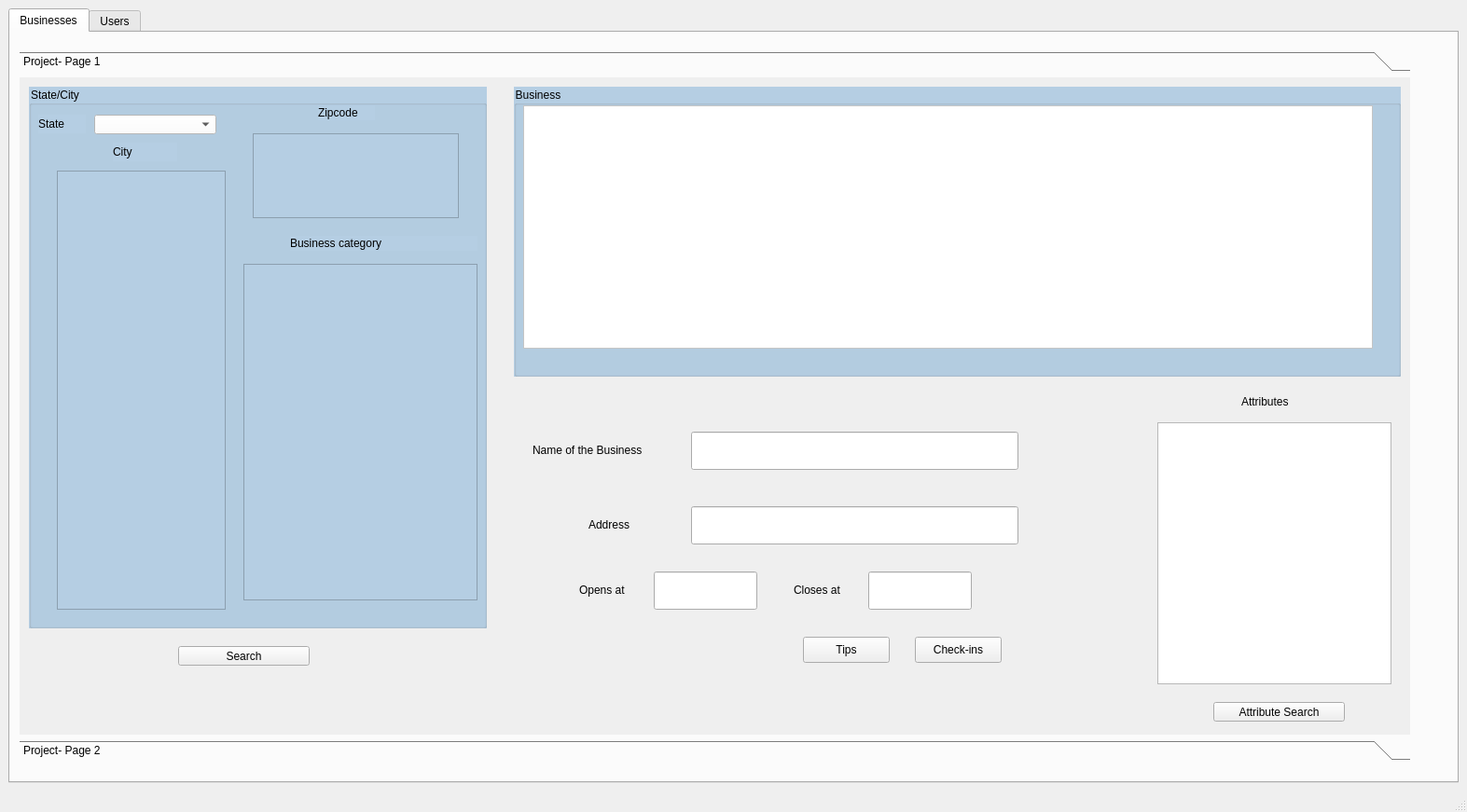
<?xml version="1.0" encoding="UTF-8"?>
<ui version="4.0">
 <class>MainWindow</class>
 <widget class="QMainWindow" name="MainWindow">
  <property name="geometry">
   <rect>
    <x>0</x>
    <y>0</y>
    <width>1573</width>
    <height>871</height>
   </rect>
  </property>
  <property name="windowTitle">
   <string>Team RM Yelp App</string>
  </property>
  <widget class="QWidget" name="centralwidget">
   <layout class="QGridLayout" name="gridLayout">
    <item row="0" column="0">
     <widget class="QTabWidget" name="tabWidget">
      <property name="currentIndex">
       <number>0</number>
      </property>
      <widget class="QWidget" name="businessTab">
       <attribute name="title">
        <string>Businesses</string>
       </attribute>
       <widget class="QToolBox" name="Project">
        <property name="geometry">
         <rect>
          <x>10</x>
          <y>20</y>
          <width>1491</width>
          <height>761</height>
         </rect>
        </property>
        <property name="currentIndex">
         <number>0</number>
        </property>
        <widget class="QWidget" name="page">
         <property name="geometry">
          <rect>
           <x>0</x>
           <y>0</y>
           <width>1491</width>
           <height>699</height>
          </rect>
         </property>
         <attribute name="label">
          <string>Project- Page 1</string>
         </attribute>
         <widget class="QGroupBox" name="groupBox">
          <property name="geometry">
           <rect>
            <x>10</x>
            <y>10</y>
            <width>491</width>
            <height>581</height>
           </rect>
          </property>
          <property name="styleSheet">
           <string notr="true">background-color: rgb(181, 206, 227);</string>
          </property>
          <property name="title">
           <string>State/City</string>
          </property>
          <widget class="QComboBox" name="stateList">
           <property name="geometry">
            <rect>
             <x>70</x>
             <y>30</y>
             <width>131</width>
             <height>21</height>
            </rect>
           </property>
           <property name="styleSheet">
            <string notr="true">background-color: rgb(255, 255, 255);</string>
           </property>
          </widget>
          <widget class="QListWidget" name="cityList">
           <property name="geometry">
            <rect>
             <x>30</x>
             <y>90</y>
             <width>181</width>
             <height>471</height>
            </rect>
           </property>
           <property name="selectionMode">
            <enum>QAbstractItemView::ExtendedSelection</enum>
           </property>
          </widget>
          <widget class="QListWidget" name="zipList">
           <property name="geometry">
            <rect>
             <x>240</x>
             <y>50</y>
             <width>221</width>
             <height>91</height>
            </rect>
           </property>
          </widget>
          <widget class="QListWidget" name="catList">
           <property name="enabled">
            <bool>true</bool>
           </property>
           <property name="geometry">
            <rect>
             <x>230</x>
             <y>190</y>
             <width>251</width>
             <height>361</height>
            </rect>
           </property>
           <property name="acceptDrops">
            <bool>true</bool>
           </property>
           <property name="selectionMode">
            <enum>QAbstractItemView::MultiSelection</enum>
           </property>
           <property name="selectionBehavior">
            <enum>QAbstractItemView::SelectItems</enum>
           </property>
           <property name="selectionRectVisible">
            <bool>false</bool>
           </property>
          </widget>
          <widget class="QLabel" name="label_4">
           <property name="geometry">
            <rect>
             <x>280</x>
             <y>160</y>
             <width>201</width>
             <height>16</height>
            </rect>
           </property>
           <property name="text">
            <string>Business category </string>
           </property>
          </widget>
          <widget class="QLabel" name="label_3">
           <property name="geometry">
            <rect>
             <x>310</x>
             <y>20</y>
             <width>61</width>
             <height>16</height>
            </rect>
           </property>
           <property name="text">
            <string>Zipcode</string>
           </property>
          </widget>
          <widget class="QLabel" name="label_5">
           <property name="geometry">
            <rect>
             <x>90</x>
             <y>60</y>
             <width>69</width>
             <height>20</height>
            </rect>
           </property>
           <property name="text">
            <string>City</string>
           </property>
          </widget>
          <widget class="QLabel" name="label_6">
           <property name="geometry">
            <rect>
             <x>10</x>
             <y>30</y>
             <width>51</width>
             <height>20</height>
            </rect>
           </property>
           <property name="text">
            <string>State</string>
           </property>
          </widget>
         </widget>
         <widget class="QGroupBox" name="groupBox_2">
          <property name="geometry">
           <rect>
            <x>530</x>
            <y>10</y>
            <width>951</width>
            <height>311</height>
           </rect>
          </property>
          <property name="styleSheet">
           <string notr="true">background-color: rgb(181, 206, 227);</string>
          </property>
          <property name="title">
           <string>Business</string>
          </property>
          <widget class="QTableWidget" name="businessTable">
           <property name="geometry">
            <rect>
             <x>10</x>
             <y>20</y>
             <width>911</width>
             <height>261</height>
            </rect>
           </property>
           <property name="styleSheet">
            <string notr="true">background-color: rgb(255, 255, 255);</string>
           </property>
           <attribute name="horizontalHeaderVisible">
            <bool>true</bool>
           </attribute>
           <attribute name="horizontalHeaderStretchLastSection">
            <bool>true</bool>
           </attribute>
           <attribute name="verticalHeaderVisible">
            <bool>false</bool>
           </attribute>
          </widget>
         </widget>
         <widget class="QLineEdit" name="bname">
          <property name="geometry">
           <rect>
            <x>720</x>
            <y>380</y>
            <width>351</width>
            <height>41</height>
           </rect>
          </property>
          <property name="readOnly">
           <bool>true</bool>
          </property>
         </widget>
         <widget class="QLineEdit" name="otimings">
          <property name="geometry">
           <rect>
            <x>680</x>
            <y>530</y>
            <width>111</width>
            <height>41</height>
           </rect>
          </property>
          <property name="text">
           <string/>
          </property>
         </widget>
         <widget class="QLabel" name="label_8">
          <property name="geometry">
           <rect>
            <x>830</x>
            <y>540</y>
            <width>161</width>
            <height>20</height>
           </rect>
          </property>
          <property name="text">
           <string>Closes at</string>
          </property>
         </widget>
         <widget class="QLineEdit" name="ctimings">
          <property name="geometry">
           <rect>
            <x>910</x>
            <y>530</y>
            <width>111</width>
            <height>41</height>
           </rect>
          </property>
          <property name="text">
           <string/>
          </property>
         </widget>
         <widget class="QLabel" name="label_7">
          <property name="geometry">
           <rect>
            <x>600</x>
            <y>540</y>
            <width>161</width>
            <height>20</height>
           </rect>
          </property>
          <property name="text">
           <string>Opens at</string>
          </property>
         </widget>
         <widget class="QLabel" name="label">
          <property name="geometry">
           <rect>
            <x>550</x>
            <y>390</y>
            <width>161</width>
            <height>20</height>
           </rect>
          </property>
          <property name="text">
           <string>Name of the Business</string>
          </property>
         </widget>
         <widget class="QLabel" name="label_2">
          <property name="geometry">
           <rect>
            <x>610</x>
            <y>470</y>
            <width>161</width>
            <height>20</height>
           </rect>
          </property>
          <property name="text">
           <string>Address</string>
          </property>
         </widget>
         <widget class="QLineEdit" name="location">
          <property name="geometry">
           <rect>
            <x>720</x>
            <y>460</y>
            <width>351</width>
            <height>41</height>
           </rect>
          </property>
         </widget>
         <widget class="QLabel" name="label_9">
          <property name="geometry">
           <rect>
            <x>1310</x>
            <y>340</y>
            <width>201</width>
            <height>16</height>
           </rect>
          </property>
          <property name="text">
           <string>Attributes</string>
          </property>
         </widget>
         <widget class="QPushButton" name="attsearchButton">
          <property name="geometry">
           <rect>
            <x>1280</x>
            <y>670</y>
            <width>141</width>
            <height>21</height>
           </rect>
          </property>
          <property name="text">
           <string>Attribute Search</string>
          </property>
         </widget>
         <widget class="QListWidget" name="attList">
          <property name="enabled">
           <bool>true</bool>
          </property>
          <property name="geometry">
           <rect>
            <x>1220</x>
            <y>370</y>
            <width>251</width>
            <height>281</height>
           </rect>
          </property>
          <property name="acceptDrops">
           <bool>true</bool>
          </property>
          <property name="selectionMode">
           <enum>QAbstractItemView::MultiSelection</enum>
          </property>
          <property name="selectionBehavior">
           <enum>QAbstractItemView::SelectItems</enum>
          </property>
         </widget>
         <widget class="QPushButton" name="searchButton">
          <property name="geometry">
           <rect>
            <x>170</x>
            <y>610</y>
            <width>141</width>
            <height>21</height>
           </rect>
          </property>
          <property name="text">
           <string>Search</string>
          </property>
         </widget>
         <widget class="QPushButton" name="tButton">
          <property name="geometry">
           <rect>
            <x>840</x>
            <y>600</y>
            <width>93</width>
            <height>28</height>
           </rect>
          </property>
          <property name="text">
           <string>Tips</string>
          </property>
         </widget>
         <widget class="QPushButton" name="checkButton">
          <property name="geometry">
           <rect>
            <x>960</x>
            <y>600</y>
            <width>93</width>
            <height>28</height>
           </rect>
          </property>
          <property name="text">
           <string>Check-ins</string>
          </property>
         </widget>
        </widget>
        <widget class="QWidget" name="page">
         <property name="geometry">
          <rect>
           <x>0</x>
           <y>0</y>
           <width>98</width>
           <height>28</height>
          </rect>
         </property>
         <attribute name="label">
          <string>Project- Page 2</string>
         </attribute>
         <widget class="QGroupBox" name="groupBox_3">
          <property name="geometry">
           <rect>
            <x>50</x>
            <y>0</y>
            <width>1291</width>
            <height>711</height>
           </rect>
          </property>
          <property name="autoFillBackground">
           <bool>true</bool>
          </property>
          <property name="title">
           <string>Tips</string>
          </property>
          <widget class="QTableWidget" name="tipTable">
           <property name="geometry">
            <rect>
             <x>60</x>
             <y>40</y>
             <width>1131</width>
             <height>621</height>
            </rect>
           </property>
           <attribute name="horizontalHeaderStretchLastSection">
            <bool>true</bool>
           </attribute>
           <attribute name="verticalHeaderVisible">
            <bool>false</bool>
           </attribute>
          </widget>
         </widget>
        </widget>
       </widget>
      </widget>
      <widget class="QWidget" name="usersTab">
       <attribute name="title">
        <string>Users</string>
       </attribute>
       <widget class="QGroupBox" name="loginGroup">
        <property name="geometry">
         <rect>
          <x>10</x>
          <y>10</y>
          <width>191</width>
          <height>311</height>
         </rect>
        </property>
        <property name="styleSheet">
         <string notr="true">background-color: rgb(224, 234, 255);
font: 10pt &quot;MS Shell Dlg 2&quot;;</string>
        </property>
        <property name="title">
         <string>Login</string>
        </property>
        <widget class="QListWidget" name="loginUserIDs">
         <property name="geometry">
          <rect>
           <x>10</x>
           <y>60</y>
           <width>171</width>
           <height>251</height>
          </rect>
         </property>
         <property name="styleSheet">
          <string notr="true">background-color: rgb(255, 255, 255);</string>
         </property>
        </widget>
        <widget class="QTextEdit" name="loginUserName">
         <property name="geometry">
          <rect>
           <x>10</x>
           <y>20</y>
           <width>171</width>
           <height>31</height>
          </rect>
         </property>
         <property name="styleSheet">
          <string notr="true">background-color: rgb(255, 255, 255);</string>
         </property>
        </widget>
       </widget>
       <widget class="QGroupBox" name="infoGroup">
        <property name="geometry">
         <rect>
          <x>200</x>
          <y>10</y>
          <width>371</width>
          <height>311</height>
         </rect>
        </property>
        <property name="styleSheet">
         <string notr="true">background-color: rgb(224, 234, 255);
font: 10pt &quot;MS Shell Dlg 2&quot;;</string>
        </property>
        <property name="title">
         <string>Information</string>
        </property>
        <widget class="QListWidget" name="infoFunny">
         <property name="geometry">
          <rect>
           <x>60</x>
           <y>140</y>
           <width>91</width>
           <height>20</height>
          </rect>
         </property>
         <property name="styleSheet">
          <string notr="true">background-color: rgb(255, 255, 255);</string>
         </property>
        </widget>
        <widget class="QListWidget" name="infoCool">
         <property name="geometry">
          <rect>
           <x>160</x>
           <y>140</y>
           <width>91</width>
           <height>20</height>
          </rect>
         </property>
         <property name="styleSheet">
          <string notr="true">background-color: rgb(255, 255, 255);</string>
         </property>
        </widget>
        <widget class="QListWidget" name="infoUseful">
         <property name="geometry">
          <rect>
           <x>270</x>
           <y>140</y>
           <width>91</width>
           <height>20</height>
          </rect>
         </property>
         <property name="styleSheet">
          <string notr="true">background-color: rgb(255, 255, 255);</string>
         </property>
        </widget>
        <widget class="QLabel" name="label_15">
         <property name="geometry">
          <rect>
           <x>70</x>
           <y>120</y>
           <width>47</width>
           <height>16</height>
          </rect>
         </property>
         <property name="text">
          <string>Funny</string>
         </property>
        </widget>
        <widget class="QLabel" name="label_16">
         <property name="geometry">
          <rect>
           <x>170</x>
           <y>120</y>
           <width>47</width>
           <height>16</height>
          </rect>
         </property>
         <property name="text">
          <string>Cool</string>
         </property>
        </widget>
        <widget class="QLabel" name="label_17">
         <property name="geometry">
          <rect>
           <x>270</x>
           <y>120</y>
           <width>47</width>
           <height>16</height>
          </rect>
         </property>
         <property name="text">
          <string>Useful</string>
         </property>
        </widget>
        <widget class="QLabel" name="label_18">
         <property name="geometry">
          <rect>
           <x>10</x>
           <y>120</y>
           <width>47</width>
           <height>20</height>
          </rect>
         </property>
         <property name="text">
          <string>Votes:</string>
         </property>
        </widget>
        <widget class="QLabel" name="label_19">
         <property name="geometry">
          <rect>
           <x>10</x>
           <y>30</y>
           <width>51</width>
           <height>21</height>
          </rect>
         </property>
         <property name="text">
          <string>Name</string>
         </property>
        </widget>
        <widget class="QLabel" name="label_20">
         <property name="geometry">
          <rect>
           <x>10</x>
           <y>60</y>
           <width>41</width>
           <height>21</height>
          </rect>
         </property>
         <property name="text">
          <string>Stars</string>
         </property>
        </widget>
        <widget class="QLabel" name="label_21">
         <property name="geometry">
          <rect>
           <x>10</x>
           <y>90</y>
           <width>81</width>
           <height>21</height>
          </rect>
         </property>
         <property name="text">
          <string>Yelping Since</string>
         </property>
        </widget>
        <widget class="QListWidget" name="infoName">
         <property name="geometry">
          <rect>
           <x>70</x>
           <y>30</y>
           <width>291</width>
           <height>21</height>
          </rect>
         </property>
         <property name="styleSheet">
          <string notr="true">background-color: rgb(255, 255, 255);</string>
         </property>
        </widget>
        <widget class="QListWidget" name="infoStars">
         <property name="geometry">
          <rect>
           <x>60</x>
           <y>60</y>
           <width>51</width>
           <height>21</height>
          </rect>
         </property>
         <property name="styleSheet">
          <string notr="true">background-color: rgb(255, 255, 255);</string>
         </property>
        </widget>
        <widget class="QListWidget" name="infoYelpingSince">
         <property name="geometry">
          <rect>
           <x>100</x>
           <y>90</y>
           <width>261</width>
           <height>21</height>
          </rect>
         </property>
         <property name="styleSheet">
          <string notr="true">background-color: rgb(255, 255, 255);</string>
         </property>
        </widget>
        <widget class="QListWidget" name="infoFans">
         <property name="geometry">
          <rect>
           <x>190</x>
           <y>60</y>
           <width>131</width>
           <height>21</height>
          </rect>
         </property>
         <property name="styleSheet">
          <string notr="true">background-color: rgb(255, 255, 255);</string>
         </property>
        </widget>
        <widget class="QLabel" name="label_22">
         <property name="geometry">
          <rect>
           <x>140</x>
           <y>60</y>
           <width>41</width>
           <height>21</height>
          </rect>
         </property>
         <property name="text">
          <string>Fans</string>
         </property>
        </widget>
        <widget class="QLabel" name="label_23">
         <property name="geometry">
          <rect>
           <x>10</x>
           <y>170</y>
           <width>61</width>
           <height>20</height>
          </rect>
         </property>
         <property name="text">
          <string>Tip Count</string>
         </property>
        </widget>
        <widget class="QLabel" name="label_24">
         <property name="geometry">
          <rect>
           <x>10</x>
           <y>200</y>
           <width>71</width>
           <height>20</height>
          </rect>
         </property>
         <property name="text">
          <string>Total Likes</string>
         </property>
        </widget>
        <widget class="QListWidget" name="tipcount">
         <property name="geometry">
          <rect>
           <x>80</x>
           <y>170</y>
           <width>91</width>
           <height>20</height>
          </rect>
         </property>
         <property name="styleSheet">
          <string notr="true">background-color: rgb(255, 255, 255);</string>
         </property>
        </widget>
        <widget class="QListWidget" name="totallikes">
         <property name="geometry">
          <rect>
           <x>100</x>
           <y>200</y>
           <width>91</width>
           <height>21</height>
          </rect>
         </property>
         <property name="styleSheet">
          <string notr="true">background-color: rgb(255, 255, 255);</string>
         </property>
        </widget>
        <widget class="QLabel" name="label_25">
         <property name="geometry">
          <rect>
           <x>10</x>
           <y>220</y>
           <width>61</width>
           <height>20</height>
          </rect>
         </property>
         <property name="text">
          <string>Location :</string>
         </property>
        </widget>
        <widget class="QLabel" name="label_26">
         <property name="geometry">
          <rect>
           <x>60</x>
           <y>240</y>
           <width>31</width>
           <height>20</height>
          </rect>
         </property>
         <property name="text">
          <string>Lat</string>
         </property>
        </widget>
        <widget class="QLabel" name="label_27">
         <property name="geometry">
          <rect>
           <x>60</x>
           <y>270</y>
           <width>41</width>
           <height>20</height>
          </rect>
         </property>
         <property name="text">
          <string>Long</string>
         </property>
        </widget>
        <widget class="QPushButton" name="updateloc">
         <property name="geometry">
          <rect>
           <x>260</x>
           <y>230</y>
           <width>75</width>
           <height>23</height>
          </rect>
         </property>
         <property name="text">
          <string>Update</string>
         </property>
        </widget>
        <widget class="QTextEdit" name="latitude">
         <property name="geometry">
          <rect>
           <x>130</x>
           <y>240</y>
           <width>111</width>
           <height>21</height>
          </rect>
         </property>
         <property name="styleSheet">
          <string notr="true">background-color: rgb(255, 255, 255);</string>
         </property>
        </widget>
        <widget class="QTextEdit" name="longitude">
         <property name="geometry">
          <rect>
           <x>130</x>
           <y>269</y>
           <width>111</width>
           <height>21</height>
          </rect>
         </property>
         <property name="styleSheet">
          <string notr="true">background-color: rgb(255, 255, 255);</string>
         </property>
        </widget>
       </widget>
       <widget class="QGroupBox" name="latestTipsOfMyFriendsGroup">
        <property name="geometry">
         <rect>
          <x>570</x>
          <y>10</y>
          <width>971</width>
          <height>771</height>
         </rect>
        </property>
        <property name="styleSheet">
         <string notr="true">background-color: rgb(224, 234, 255);
font: 10pt &quot;MS Shell Dlg 2&quot;;</string>
        </property>
        <property name="title">
         <string>Latest Tips of My Friends</string>
        </property>
        <widget class="QTableWidget" name="latestTipsOfMyFriendsTable">
         <property name="geometry">
          <rect>
           <x>10</x>
           <y>20</y>
           <width>951</width>
           <height>751</height>
          </rect>
         </property>
         <property name="styleSheet">
          <string notr="true">background-color: rgb(255, 255, 255);</string>
         </property>
         <attribute name="horizontalHeaderStretchLastSection">
          <bool>true</bool>
         </attribute>
        </widget>
       </widget>
       <widget class="QGroupBox" name="myFriendsGroup">
        <property name="geometry">
         <rect>
          <x>10</x>
          <y>320</y>
          <width>561</width>
          <height>471</height>
         </rect>
        </property>
        <property name="styleSheet">
         <string notr="true">background-color: rgb(224, 234, 255);
font: 10pt &quot;MS Shell Dlg 2&quot;;</string>
        </property>
        <property name="title">
         <string>My Friends</string>
        </property>
        <widget class="QTableWidget" name="myFriendsTable">
         <property name="geometry">
          <rect>
           <x>10</x>
           <y>50</y>
           <width>531</width>
           <height>521</height>
          </rect>
         </property>
         <property name="styleSheet">
          <string notr="true">background-color: rgb(255, 255, 255);</string>
         </property>
         <attribute name="horizontalHeaderStretchLastSection">
          <bool>true</bool>
         </attribute>
        </widget>
       </widget>
      </widget>
     </widget>
    </item>
   </layout>
  </widget>
  <widget class="QStatusBar" name="statusbar"/>
 </widget>
 <resources/>
 <connections/>
</ui>
